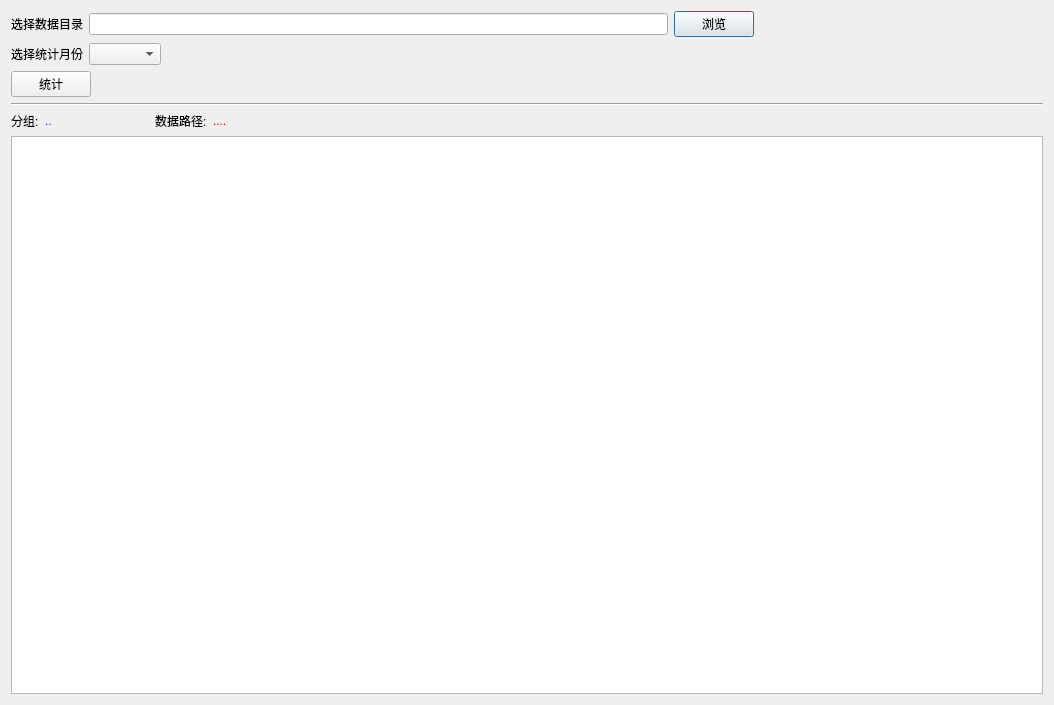
<?xml version="1.0" encoding="UTF-8"?>
<ui version="4.0">
 <class>WH</class>
 <widget class="QDialog" name="WH">
  <property name="geometry">
   <rect>
    <x>0</x>
    <y>0</y>
    <width>1054</width>
    <height>705</height>
   </rect>
  </property>
  <property name="windowTitle">
   <string>工时量统计助手</string>
  </property>
  <layout class="QHBoxLayout" name="horizontalLayout_5">
   <item>
    <layout class="QVBoxLayout" name="verticalLayout">
     <item>
      <layout class="QHBoxLayout" name="horizontalLayout_2" stretch="0,2,0,1">
       <item>
        <widget class="QLabel" name="label">
         <property name="styleSheet">
          <string notr="true">font: 14pt &quot;新宋体&quot;;</string>
         </property>
         <property name="text">
          <string>选择数据目录</string>
         </property>
        </widget>
       </item>
       <item>
        <widget class="QLineEdit" name="lineEdit_browser">
         <property name="styleSheet">
          <string notr="true">font: 14pt &quot;Courier New&quot;;</string>
         </property>
        </widget>
       </item>
       <item>
        <widget class="QPushButton" name="btn_brsw">
         <property name="styleSheet">
          <string notr="true">font: 14pt &quot;新宋体&quot;;</string>
         </property>
         <property name="text">
          <string>浏览</string>
         </property>
        </widget>
       </item>
       <item>
        <spacer name="horizontalSpacer_3">
         <property name="orientation">
          <enum>Qt::Horizontal</enum>
         </property>
         <property name="sizeHint" stdset="0">
          <size>
           <width>40</width>
           <height>20</height>
          </size>
         </property>
        </spacer>
       </item>
      </layout>
     </item>
     <item>
      <layout class="QHBoxLayout" name="horizontalLayout_3" stretch="0,0,1">
       <item>
        <widget class="QLabel" name="label_2">
         <property name="styleSheet">
          <string notr="true">font: 14pt &quot;新宋体&quot;;</string>
         </property>
         <property name="text">
          <string>选择统计月份</string>
         </property>
        </widget>
       </item>
       <item>
        <widget class="QComboBox" name="cbx_months">
         <property name="styleSheet">
          <string notr="true">font: 14pt &quot;Courier New&quot;;</string>
         </property>
        </widget>
       </item>
       <item>
        <spacer name="horizontalSpacer_2">
         <property name="orientation">
          <enum>Qt::Horizontal</enum>
         </property>
         <property name="sizeHint" stdset="0">
          <size>
           <width>40</width>
           <height>20</height>
          </size>
         </property>
        </spacer>
       </item>
      </layout>
     </item>
     <item>
      <layout class="QHBoxLayout" name="horizontalLayout_4">
       <item>
        <widget class="QPushButton" name="btn_run">
         <property name="styleSheet">
          <string notr="true">font: 14pt &quot;新宋体&quot;;</string>
         </property>
         <property name="text">
          <string>统计</string>
         </property>
        </widget>
       </item>
       <item>
        <spacer name="horizontalSpacer">
         <property name="orientation">
          <enum>Qt::Horizontal</enum>
         </property>
         <property name="sizeHint" stdset="0">
          <size>
           <width>40</width>
           <height>20</height>
          </size>
         </property>
        </spacer>
       </item>
      </layout>
     </item>
     <item>
      <widget class="Line" name="line">
       <property name="orientation">
        <enum>Qt::Horizontal</enum>
       </property>
      </widget>
     </item>
     <item>
      <layout class="QHBoxLayout" name="horizontalLayout" stretch="0,1,0,8">
       <item>
        <widget class="QLabel" name="label_4">
         <property name="styleSheet">
          <string notr="true">font: 14pt &quot;新宋体&quot;;</string>
         </property>
         <property name="text">
          <string>分组:</string>
         </property>
        </widget>
       </item>
       <item>
        <widget class="QLabel" name="label_group">
         <property name="styleSheet">
          <string notr="true">font: 14pt &quot;新宋体&quot;;
color: rgb(24, 74, 255);</string>
         </property>
         <property name="text">
          <string>..</string>
         </property>
        </widget>
       </item>
       <item>
        <widget class="QLabel" name="label_3">
         <property name="styleSheet">
          <string notr="true">font: 14pt &quot;新宋体&quot;;</string>
         </property>
         <property name="text">
          <string>数据路径:</string>
         </property>
        </widget>
       </item>
       <item>
        <widget class="QLabel" name="label_savedata">
         <property name="styleSheet">
          <string notr="true">font: 14pt &quot;新宋体&quot;;
color: rgb(255, 0, 0);</string>
         </property>
         <property name="text">
          <string>....</string>
         </property>
        </widget>
       </item>
      </layout>
     </item>
     <item>
      <widget class="QTableWidget" name="tableWidget">
       <property name="editTriggers">
        <set>QAbstractItemView::NoEditTriggers</set>
       </property>
       <property name="alternatingRowColors">
        <bool>true</bool>
       </property>
       <property name="selectionBehavior">
        <enum>QAbstractItemView::SelectRows</enum>
       </property>
      </widget>
     </item>
    </layout>
   </item>
  </layout>
 </widget>
 <resources/>
 <connections/>
</ui>
